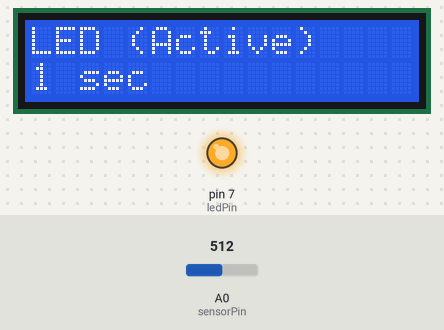
Bench run of a sketch on a simulated Arduino Uno, built with avr-gcc and run on an emulated ATmega328P. Shown: 16×2 character LCD, output pins drawn as LEDs (lit = HIGH). The test bench sets the inputs (shaded band); at power-on: A0 (sensorPin) = 512. Random numbers use the default seed unless the sketch sets one.

Above: at 2.0 s.
2.1 s: A0 (sensorPin) set to 105
6.6 s: A0 (sensorPin) set to 93
At 8.2 s:
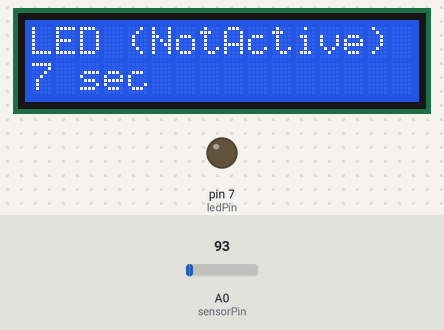
At 11.04 s:
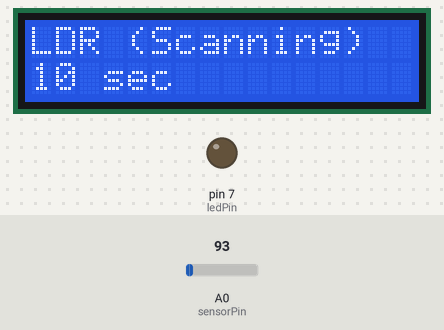
11.1 s: A0 (sensorPin) set to 110
At 19.8 s:
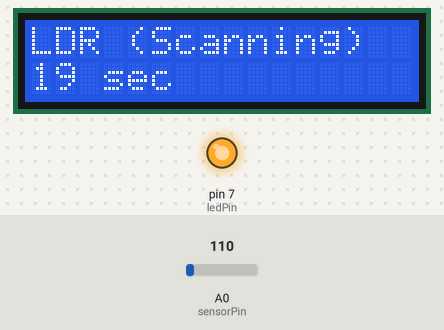
Timing chart, 0 to 20.7 s (numbered marks = the images above; inputs shaded):
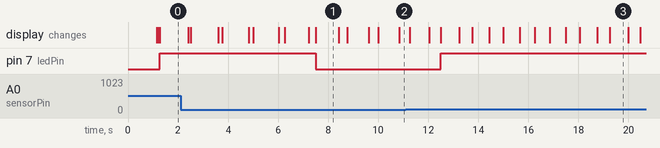

The sketch:

Peterson.ino
```cpp
#include <Thread.h>
#include <LiquidCrystal.h>

#define FALSE 0
#define TRUE 1
#define N 2
int volatile turn;
int interested[N];

const int rs = 12, en = 11, d4 = 5, d5 = 4, d6 = 3, d7 = 2;

LiquidCrystal lcd(rs, en, d4, d5, d6, d7);

const int sensorPin = A0;
const int ledPin = 7;
volatile int sensorValue = 0;
volatile bool activeLed = true;

Thread p0 = Thread();
Thread p1 = Thread();

int volatile runtime = 0;

void enterRegion(int process) {
  int other = 1 - process;
  interested[process] = TRUE;
  turn = process;
  while (turn == process && interested[other] == TRUE);
}

void leaveRegion(int process) {
  interested[process] = FALSE;
}

void * work0() {
  lcd.begin(16, 2);

  if (activeLed) {
    lcd.print("LED (Active)");
  } else {
    lcd.print("LED (NotActive)");
  }

  lcd.setCursor(0, 1);

  enterRegion(0);
  runtime = millis() / 1000;

  if (activeLed)
    digitalWrite(ledPin, HIGH);
  else
    digitalWrite(ledPin, LOW);

  leaveRegion(0);

  lcd.print(runtime);
  lcd.print(" sec");
}

void * work1() {
  lcd.begin(16, 2);
  lcd.print("LDR (Scanning)");
  lcd.setCursor(0, 1);

  enterRegion(1);
  runtime = millis() / 1000;

  sensorValue = analogRead(sensorPin);
  if (sensorValue < 100)
    activeLed = false;
  else
    activeLed = true;

  leaveRegion(1);

  lcd.print(runtime);
  lcd.print(" sec");
}

void setup() {
  Serial.begin(9600);
  randomSeed(analogRead(0));

  p0.onRun(work0);
  p0.setInterval(random(1000, 2000));

  p1.onRun(work1);
  p1.setInterval(random(1000, 2000));

  pinMode(7, OUTPUT);
}

void loop() {
  if (p0.shouldRun())
    p0.run();
  else if (p1.shouldRun())
    p1.run();
}
```

Measured:
- the behaviour switches between 100 and 99 on A0 (sensorPin) (found by bisection; images 0 and 1)
- after the input at 6.6 s, pin 7 (ledPin): HIGH → LOW after 0.91 s
- after the input at 11.1 s, pin 7 (ledPin): LOW → HIGH after 1.4 s
- what the display in image 1 shows lasts 0.9 s, from 7.5 s to 8.4 s
- what the display in image 3 shows lasts 0.7 s, from 19.3 s to 20.0 s
